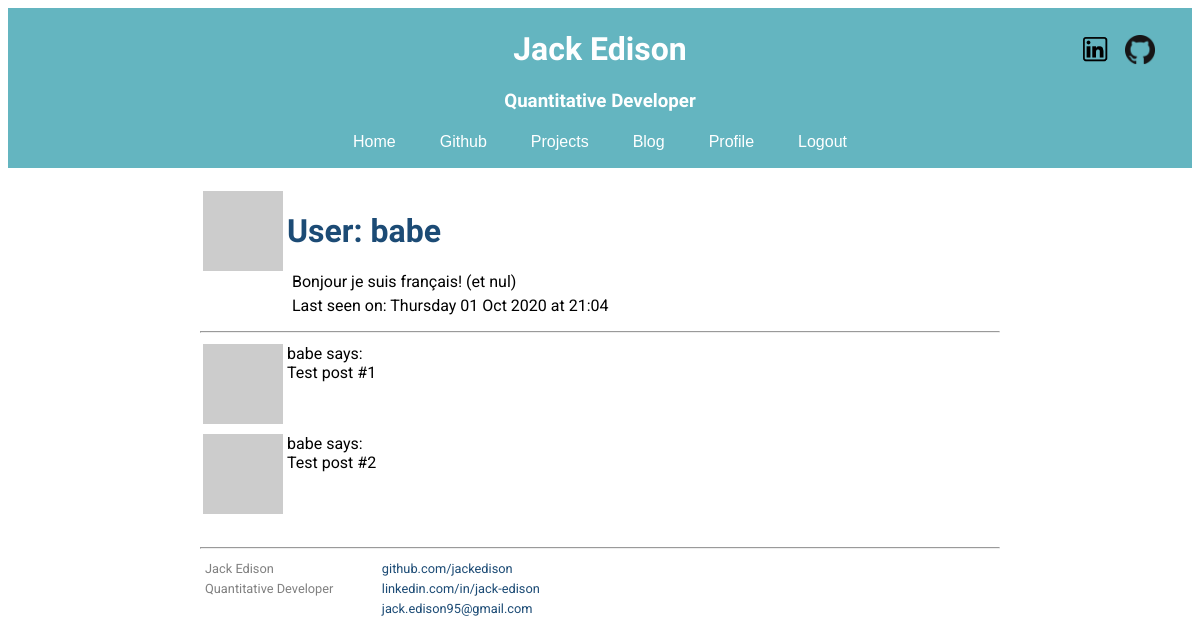
/user/babe (signed in), run on an earlier commit of the app's database.
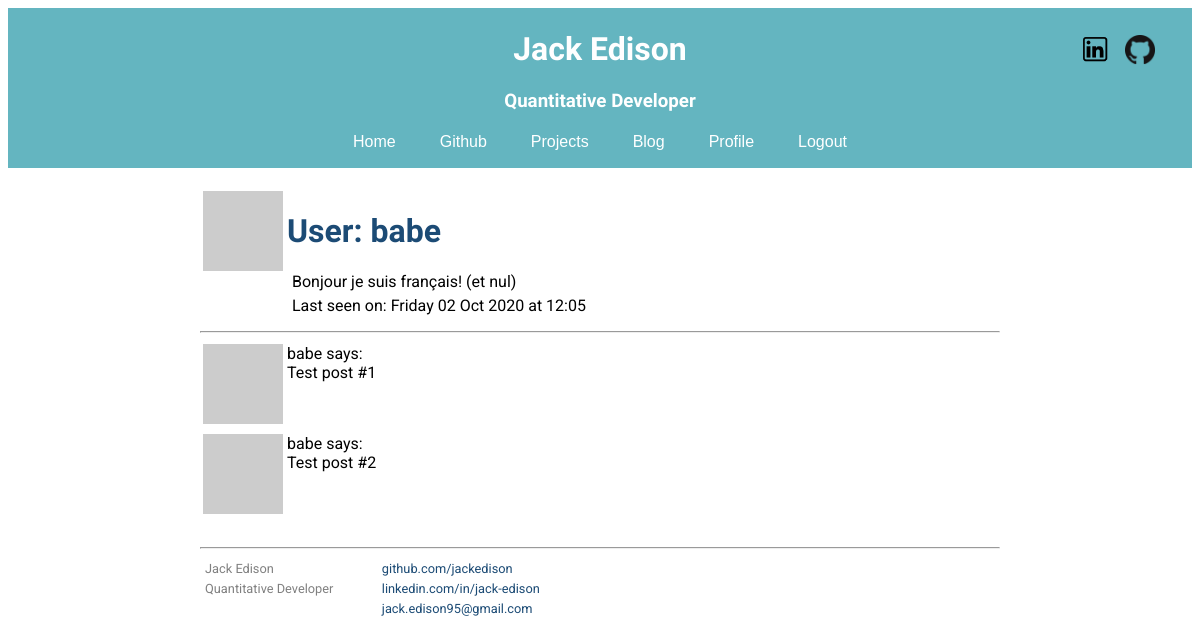
And on a later commit of the database.
### my_package/models.py (models this page shows, shortened)
class User(UserMixin, db.Model):
    id = db.Column(db.Integer, primary_key=True)
    username = db.Column(db.String(64), index=True, unique=True)
    email = db.Column(db.String(120), index=True, unique=True)
    password_hash = db.Column(db.String(120))
    about_me = db.Column(db.String(140))
    last_seen = db.Column(db.DateTime, default=datetime.utcnow)
    posts = db.relationship('Post', backref='author', lazy='dynamic')
    def avatar(self, size):
        digest = md5(self.email.lower().encode('utf-8')).hexdigest()
        return 'https://www.gravatar.com/avatar/{}?d=identicon&s={}'.format(
            digest, size)

### my_package/routes.py (the view)
@app.route('/user/<username>')  # Dynamic <username> variable
@login_required
def user(username):
    user = User.query.filter_by(username=username).first_or_404()
    posts = [
        {'author': user, 'body': 'Test post #1'},
        {'author': user, 'body': 'Test post #2'}
    ]
    return render_template('user.html', user=user, posts=posts)

### my_package/models.py (called while the page is built)
@login.user_loader
def load_user(id):
    return User.query.get(int(id))

### my_package/routes.py (called while the page is built)
@app.before_request
def before_request():
    if current_user.is_authenticated:  # if user is logged in
        current_user.last_seen = datetime.utcnow()
        db.session.commit()

### my_package/templates/user.html (shortened to what this page needs)
{% extends "base.html" %}
{% block content %}
<div class="container">
    <table>
        <tr valign="top">
            <td><img src="{{ user.avatar(128) }}"></td>
            <td>
                <h1>User: {{ user.username }}</h1>
                {% if user.about_me %}<p>{{ user.about_me }}</p>{% endif %}
                {% if user.last_seen %}
                <p>
                    Last seen on: {{ user.last_seen.strftime('%A %d %b %Y at %H:%M') }}
                </p>
                {% endif %}
            </td>
        </tr>
    </table>
    <hr>
    {% for post in posts %}
        {% include '_post.html' %}
    {% endfor %}
</div>
{% endblock %}

### my_package/templates/base.html (shortened to what this page needs)
<!DOCTYPE html>
<html>
    <head>
        <link rel="stylesheet" href="{{ url_for('static', filename='/css/main.css') }}">
    </head>
    <body>
        <header>
            <div id="page_header">
                <div class="icons">
                    <ul>
                        <li><a href="https://www.linkedin.com/in/jack-edison/" target="_blank"><img src="{{ url_for('static', filename='images/linkedin.jpg')  }}" alt="linkedin" /></a></li>
                        <li><a href="https://github.com/jackedison" target="_blank"><img src="{{ url_for('static', filename='images/github.png')  }}" alt="github" /></a></li>
                    </ul>
                </div>
                <h1>Jack Edison</h1>
                <h3>Quantitative Developer</h3>
            </div>
            <ul id="main_nav">
                <li><a href="{{ url_for('index') }}">Home</a></li>
                <li><a href="https://github.com/jackedison" target="_blank">Github</a></li>
                <li><a href="{{ url_for('projects') }}">Projects</a></li>
                <li><a href="{{ url_for('blog') }}">Blog</a></li>
                {% if current_user.is_anonymous %}
                <li><a href="{{ url_for('login') }}">Login</a></li>
                {% else %}
                <li><a href="{{ url_for('user', username=current_user.username) }}">Profile</a></li>
                <li><a href="{{ url_for('logout') }}">Logout</a></li>
                {% endif %}
            </ul>
        </header>
        <div class="container">
        {% block content %}{% endblock %}
    </body>
    <footer>
        <hr>
        <div  class="contact">
            <p>Jack Edison</p>
            <p>Quantitative Developer</p>
        </div>
        <div class="contact">
            <p><a href="https://github.com/jackedison">github.com/jackedison</a></p>
            <p><a href="https://www.linkedin.com/in/jack-edison/">linkedin.com/in/jack-edison</a></p>
            <p><a href="mailto:jack.edison95@gmail.com" target="_blank">jack.edison95@gmail.com</a></p>
        </div>
    </footer>
</html>

### my_package/templates/_post.html
<table>
    <tr valign="top">
        <td><img src="{{ post.author.avatar(36) }}"></td>
        <td>{{ post.author.username }} says:<br>{{ post.body }}</td>
    </tr>
</table>

### my_package/static/css/main.css (style rules this page uses)
header { background-color: rgb(100, 181, 192); padding: 0px; padding-top: 1px; padding-bottom: 1px; text-align: center; }
#page_header h1, #page_header h3 { color: white; font-weight: bold; padding: 0px; }
#main_nav { padding: 0px; padding-top: 5px; }
#main_nav li { list-style-type: none; display: inline-block; }
#main_nav li a { color: white; font-family: sans-serif; text-decoration:none; padding:8px 20px; }
.icons img { width: 30px; height: 30px; padding: 5px; }
.icons ul { padding: 0; margin: 0 40px 0 0; position: absolute; right: 0; }
.icons li { list-style-type: none; display: inline-block; }
.container { padding-top: 10px; margin-left: auto; margin-right: auto; max-width: 800px; font-family: 'Roboto', sans-serif; color: black; }
h1 { font-family: 'Open Sans', sans-serif; color: rgb(28, 75, 117); }
h2, h3, h4, h5, h6 { font-family: 'Open Sans', sans-serif; color: rgb(100, 181, 192); }
p, div { font-family: 'Roboto', sans-serif; }
.container p a:link { color: rgb(28, 75, 117); text-decoration: none; }
body { background-color: rgb(255, 255, 255); }
#projects-grid .text h2, h3, h4, h5, h6, p { margin: 5px; padding: 0px; vertical-align: top; }
footer { padding-top: 20px; font-family: 'Roboto', sans-serif; font-size: 80%; color: grey; }
footer .contact { float: left; margin-right: 3em; }
footer a:link { color: rgb(174, 93, 33); }

What changed in the data, as far as the page shows it:
changed User "babe": last_seen "Thursday 01 Oct 2020 at 21:04" → "Friday 02 Oct 2020 at 12:05"
